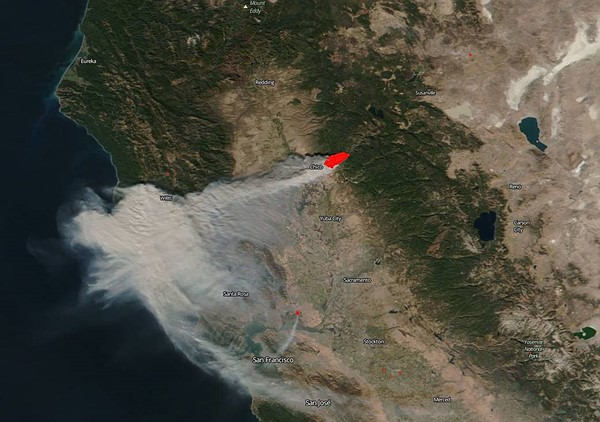
#> input picture src/java_impl/build/images/smallfire.jpg, 600 x 422 px
$ python fire_detection.py
#> lines starting #> are read from the running program, lines starting #| are printed output that depends on the picture; after the words box and inside, x2 and y2 are one past the last pixel; in counts of white or black regions, pixels touching at a corner belong together
#> further down, image is the input picture: shape (422, 600, 3); mean B, G, R 69.1, 80.1, 81.8
### src/java_impl/build/modules/get_channel.py
from cv2 import Mat
from numpy import array, ndarray

def get_channel(image:Mat, index:int) -> ndarray:
    return array([[values[index] for values in row] for row in image])

### src/java_impl/build/modules/fire_detection.py
from time import perf_counter
import cv2 as cv
import numpy as np
from threading import Thread
from multiprocessing import  Pool, Queue
try:
    from modules.get_channel import get_channel
except:
    from get_channel import get_channel

def return_var(function, results, index):
    results[index] = function()

def mp_return(function, results:Queue):
    results.put(function())
    print()


def get_channel_from_index(data:tuple[cv.Mat, int]):
    return get_channel(data[0], data[1])

def process_line(values:tuple[np.ndarray]):
    return np.array([255 if values[2][i] > 165 and values[1][i] < 100 and values[0][i] < 100 else 0 for i in range(len(values[0]))])

def process_line_ir(values:tuple[np.ndarray]):
    return np.array([255 if values[2][i] > 200 else 0 for i in range(len(values[0]))])

def detect_fire(image:cv.Mat, color_type:str) -> tuple[bool, np.ndarray, tuple[int, int, float]]:
    #image = cv.imread("wildfire.jpg")
#> called with color_type = 'hsl'
    color_type = color_type.lower()
    if color_type == "hsl":
        hsl = cv.cvtColor(image, cv.COLOR_BGR2HLS) # Converting BGR color scheme to HSV
#> hsl: shape (422, 600, 3); mean of channels 0, 1, 2 44.3, 76.3, 50.3
        # defining lower mask (red has lower hue values 0-10)
        lower_red0 = np.array([0,50,50]) # Hue, saturation, value
        upper_red0 = np.array([10,255,255])
        #upper mask (red has hue values 170-180)
        lower_red1 = np.array([170,50,50])
        upper_red1 = np.array([180,255,255])
        mask0 = cv.inRange(hsl, lower_red0, upper_red0) # Threshold the HSV image to get only blue colors
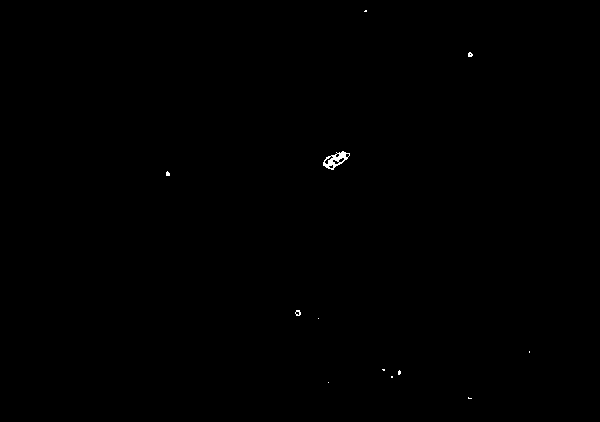
#> mask0: shape (422, 600); 0.12% white; 12 white regions (10 under 20 px), largest, box (x1, y1, x2, y2) and area: (323, 151, 350, 170) 216, (295, 310, 301, 316) 22
        mask1 = cv.inRange(hsl, lower_red1, upper_red1)
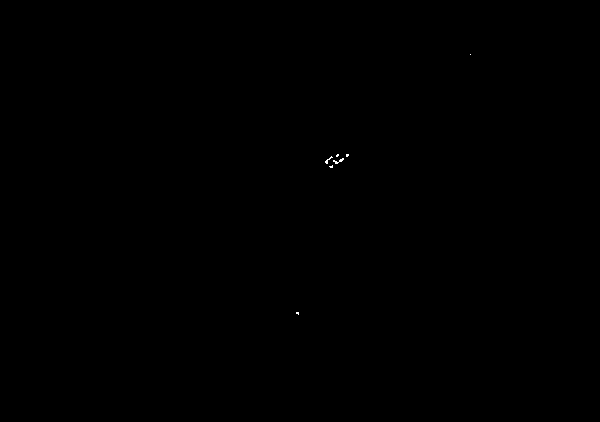
#> mask1: shape (422, 600); 0.03% white in thin lines or dots, all inside (x1, y1, x2, y2) = (296, 54, 471, 315)
        mask = mask0+mask1
#> mask: shape (422, 600); 0.15% white; 12 white regions (9 under 20 px), largest, box (x1, y1, x2, y2) and area: (323, 151, 350, 170) 284, (295, 310, 301, 316) 29, (468, 52, 473, 57) 20
        tmp = cv.bitwise_and(hsl, hsl, mask=mask) # Bitwise-AND mask and original image
#> tmp: shape (422, 600, 3); mean of channels 0, 1, 2 0.1, 0.2, 0.3
        result = np.array([[tmp[i][j][0] for j in range(len(tmp[i]))] for i in range(len(tmp))])
    elif color_type == "hsv":
        hsv = cv.cvtColor(image, cv.COLOR_BGR2HSV)
        lower_red = np.array([0,50,50])
        upper_red = np.array([10,255,255])
        mask = cv.inRange(hsv, lower_red, upper_red)
        result = cv.bitwise_and(image, image, mask=mask)
    elif color_type == "rgb":
        blue  = get_channel(image, 0)
        green = get_channel(image, 1)
        red   = get_channel(image, 2)
        result = np.array([[255 if red[i][j] > 165 and green[i][j] < 100 and blue[i][j] < 100 else 0 for j in range(len(image[i]))] for i in range(len(image))])
    elif color_type == "threaded_rgb":
        threads:list[Thread] = list()
        results = np.array([np.ndarray, np.ndarray, np.ndarray])
        threads.append(Thread(target=return_var, args=(lambda: get_channel(image, 0), results, 0,)))
        threads.append(Thread(target=return_var, args=(lambda: get_channel(image, 1), results, 1,)))
        threads.append(Thread(target=return_var, args=(lambda: get_channel(image, 2), results, 2,)))
        for thread in threads:
            thread.start()
        for thread in threads:
               thread.join()
        result = np.array([[255 if results[2][i][j] > 165 and results[1][i][j] < 100 and results[0][i][j] < 100 else 0 for j in range(len(image[i]))] for i in range(len(image))])
    elif color_type == "pool_rgb":
        with Pool(3) as p:
            results = p.map(get_channel_from_index, [(image, 0),(image, 1),(image, 2)])
        with Pool(4) as p:
            result = np.array(p.map(process_line, [(results[0][i], results[1][i], results[2][i]) for i in range(len(image))]))


    all_pixels = sum([len(result[i]) for i in range(len(result))])
#> all_pixels = 253200
    red_pixels = np.count_nonzero(result)
#> red_pixels = 331
    percentage = round(red_pixels * 100 / all_pixels, 2)
#> percentage = 0.13


    #if there are any white pixels on mask, sum will be > 0
    red_detected = np.sum(result)
#> red_detected = 14639
    #yellow_detected = np.sum(mask2)
    data = (all_pixels, red_pixels, percentage)
#> data = (253200, 331, 0.13)
    if red_detected > 0 and percentage < 1:
        #print('Potential fire detected!')
        return True, result, data
    else:
        #print('No fire detected..')
        return False, result, data

def detect_fire_ir(rgb_image:cv.Mat, ir_image:cv.Mat):
    with Pool(3) as p:
        ir_results = p.map(get_channel_from_index, [(ir_image, 0),(ir_image, 1),(ir_image, 2)])
    with Pool(4) as p:
        ir_result = np.array(p.map(process_line_ir, [(ir_results[0][i], ir_results[1][i], ir_results[2][i]) for i in range(len(ir_image))]))

    with Pool(3) as p:
        rgb_results = p.map(get_channel_from_index, [(rgb_image, 0),(rgb_image, 1),(rgb_image, 2)])
    with Pool(4) as p:
        rgb_result = np.array(p.map(process_line, [(rgb_results[0][i], rgb_results[1][i], rgb_results[2][i]) for i in range(len(rgb_image))]))

    result = np.array([[255 if rgb_result[i][j] != 0 and ir_result[i][j] != 0 else 0 for j in range(len(rgb_image[i]))] for i in range(len(rgb_image))])
    all_pixels = sum([len(result[i]) for i in range(len(result))])
    red_pixels = np.count_nonzero(result)
    percentage = round(red_pixels * 100 / all_pixels, 2)


    #if there are any white pixels on mask, sum will be > 0
    red_detected = np.sum(result)
    #yellow_detected = np.sum(mask2)
    data = (all_pixels, red_pixels, percentage)
    if red_detected > 0 and percentage < 1:
        #print('Potential fire detected!')
        return True, result, data
    else:
        #print('No fire detected..')
        return False, result, data

if __name__ == "__main__":
    from sys import argv
    from os import chdir, path

    if len(argv) > 1:
        image = cv.imread(argv[1])
    else:
        chdir(path.dirname(argv[0])) #change directory to script location
        image = cv.imread("../images/smallfire.jpg")
    hsl_pre = perf_counter()
    _, result, data = detect_fire(image, "hsl")
#> data = (253200, 331, 0.13)
    hsl_post = perf_counter()

    rgb_pre = perf_counter()
    _, rgb, data = detect_fire(image, "rgb")
#> in get_channel, `return array([[values[index] for values in row] for row in image])`:
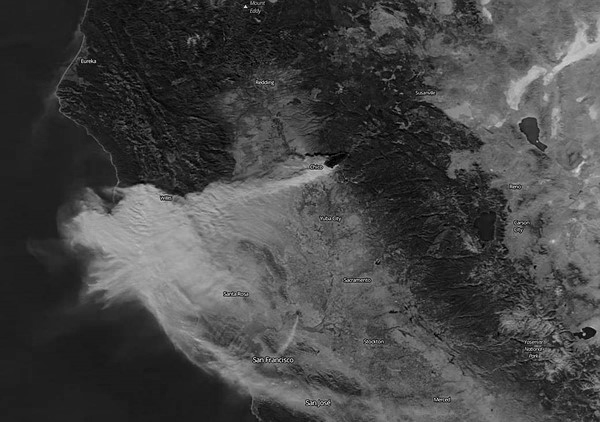
#> returned value: shape (422, 600); min 0, max 235, mean 69.1
#> call 2 of get_channel, with index = 1
#> in get_channel (call 2), `return array([[values[index] for values in row] for row in image])`:
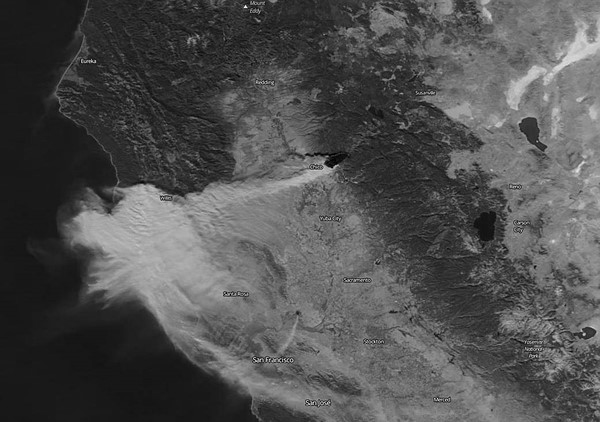
#> returned value: shape (422, 600); min 0, max 254, mean 80.1
#> in detect_fire (call 2), `result = np.array([[255 if red[i][j] > 165 and green[i][j] < 100 and b..`: result: shape (422, 600) int64; 0.09% white; 2 white regions (1 under 20 px), largest, box (x1, y1, x2, y2) and area: (324, 152, 349, 168) 207
#> data = (253200, 217, 0.09)
    rgb_post = perf_counter()

    rgb_pool_pre = perf_counter()
    _, pool, data = detect_fire(image, "pool_rgb")
    rgb_pool_post = perf_counter()

    print("Total amount of pixels in the image: " + str(data[0]))
#| Total amount of pixels in the image: 253200
    print("Amount of red pixels in the image: " + str(data[1]))
#| Amount of red pixels in the image: 217
    print("Percentage of red pixels: " + str(data[2]) + "%")
#| Percentage of red pixels: 0.09%
    print(f'hsl time:       {hsl_post-hsl_pre}')
    print(f'rgb time:       {rgb_post-rgb_pre}')
    print(f'rgb+pool time:  {rgb_pool_post-rgb_pool_pre}')
    for i in range(len(result)):
        for j in range(len(result[i])):
            assert rgb[i][j] == pool[i][j]# if true the algorithm is calculating correctly

$ run again, with src/java_impl/build/images/wildfire.jpg copied over src/java_impl/build/images/smallfire.jpg
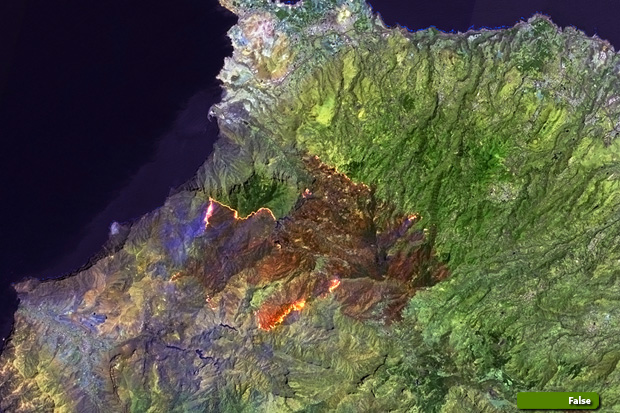
#> input picture src/java_impl/build/images/wildfire.jpg, 620 x 413 px
#> image is the input picture: shape (413, 620, 3); mean B, G, R 69.6, 88.6, 87.3
#> hsl: shape (413, 620, 3); mean of channels 0, 1, 2 67.8, 81.1, 83.6
#> in detect_fire, `mask0 = cv.inRange(hsl, lower_red0, upper_red0)`:
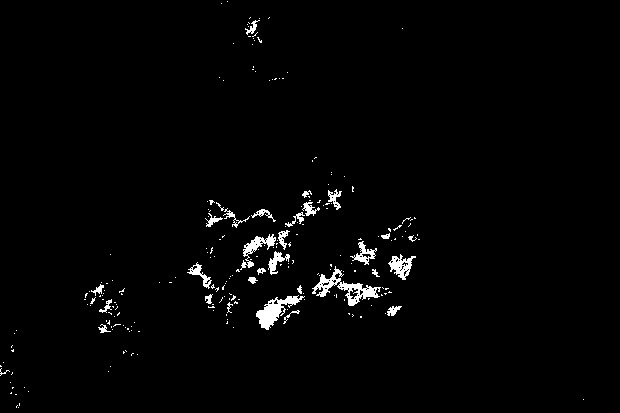
#> mask0: shape (413, 620); 1.8% white; 227 white regions (197 under 20 px), largest, box (x1, y1, x2, y2) and area: (312, 266, 381, 306) 763, (256, 295, 305, 330) 631, (240, 234, 276, 270) 370
#> mask1: shape (413, 620); 0.13% white in thin lines or dots, all inside (x1, y1, x2, y2) = (100, 12, 410, 356)
#> mask: shape (413, 620); 2% white; 235 white regions (204 under 20 px), largest, box (x1, y1, x2, y2) and area: (312, 266, 381, 306) 796, (256, 295, 305, 330) 631, (240, 234, 276, 270) 390
#> tmp: shape (413, 620, 3); mean of channels 0, 1, 2 0.4, 1.8, 1.7
#> all_pixels = 256060
#> red_pixels = 4983
#> percentage = 1.95
#> red_detected = 95186
#> in detect_fire, `data = (all_pixels, red_pixels, percentage)`: data = (256060, 4983, 1.95)
#> in get_channel (call 3), `return array([[values[index] for values in row] for row in image])`:
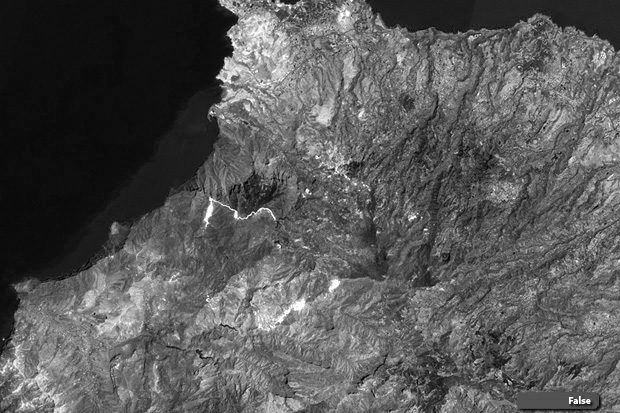
#> returned value: shape (413, 620); min 0, max 255, mean 87.3
#> `_, rgb, data = detect_fire(image, "rgb")`: data = (256060, 239, 0.09)
#| Total amount of pixels in the image: 256060
#| Amount of red pixels in the image: 239
#| Percentage of red pixels: 0.09%

$ run again, with src/java_impl/build/images/nofire.jpg copied over src/java_impl/build/images/smallfire.jpg
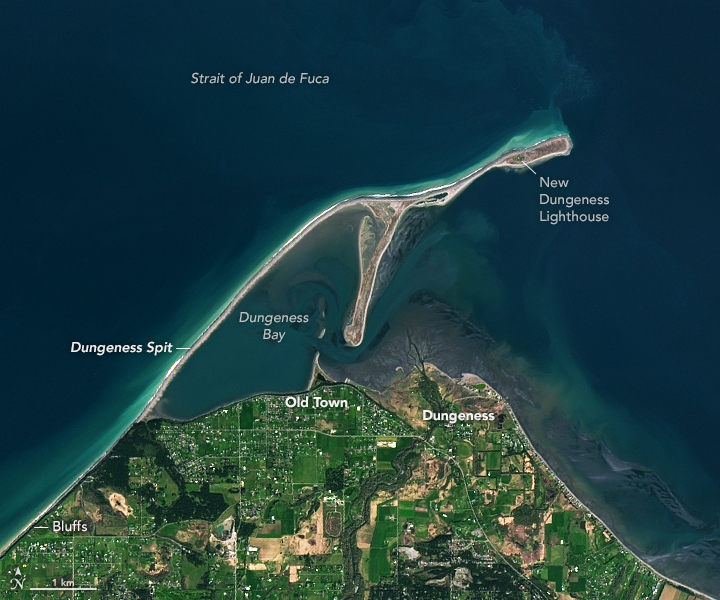
#> input picture src/java_impl/build/images/nofire.jpg, 720 x 600 px
#> image is the input picture: shape (600, 720, 3); mean B, G, R 65.6, 63.1, 31.2
#> hsl: shape (600, 720, 3); mean of channels 0, 1, 2 86.2, 51.3, 155.2
#> mask0: shape (600, 720); 0.07% white in thin lines or dots, all inside (x1, y1, x2, y2) = (70, 139, 693, 599)
#> mask1: shape (600, 720); 0.01% white in thin lines or dots, all inside (x1, y1, x2, y2) = (224, 152, 561, 588)
#> tmp: shape (600, 720, 3); mean of channels 0, 1, 2 0, 0.1, 0.1
#> all_pixels = 432000
#> red_pixels = 306
#> percentage = 0.07
#> red_detected = 6569
#> in detect_fire, `data = (all_pixels, red_pixels, percentage)`: data = (432000, 306, 0.07)
#> in get_channel (call 2), `return array([[values[index] for values in row] for row in image])`:
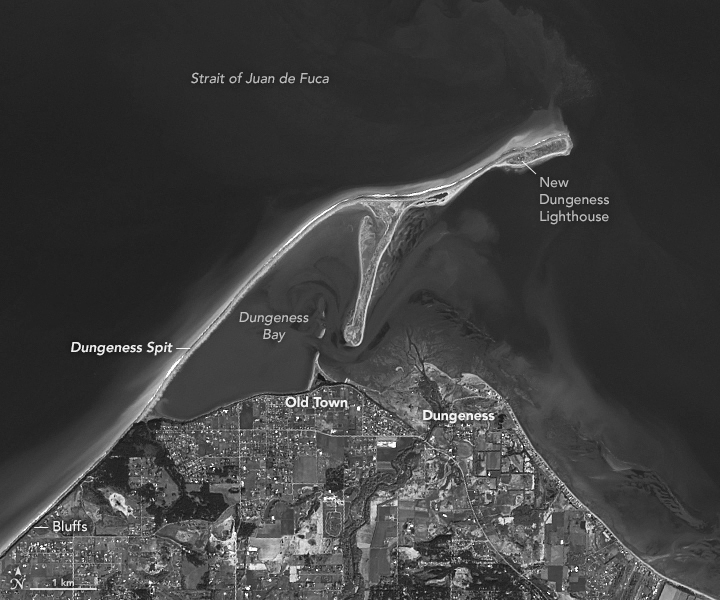
#> returned value: shape (600, 720); min 4, max 255, mean 63.1
#> in get_channel (call 3), `return array([[values[index] for values in row] for row in image])`:
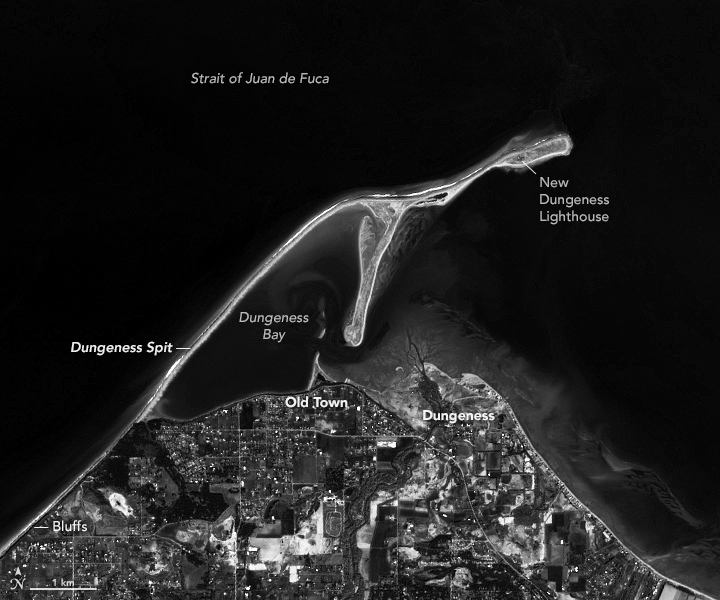
#> returned value: shape (600, 720); min 0, max 255, mean 31.2
#> `_, rgb, data = detect_fire(image, "rgb")`: data = (432000, 0, 0)
#| Total amount of pixels in the image: 432000
#| Amount of red pixels in the image: 0
#| Percentage of red pixels: 0.0%
